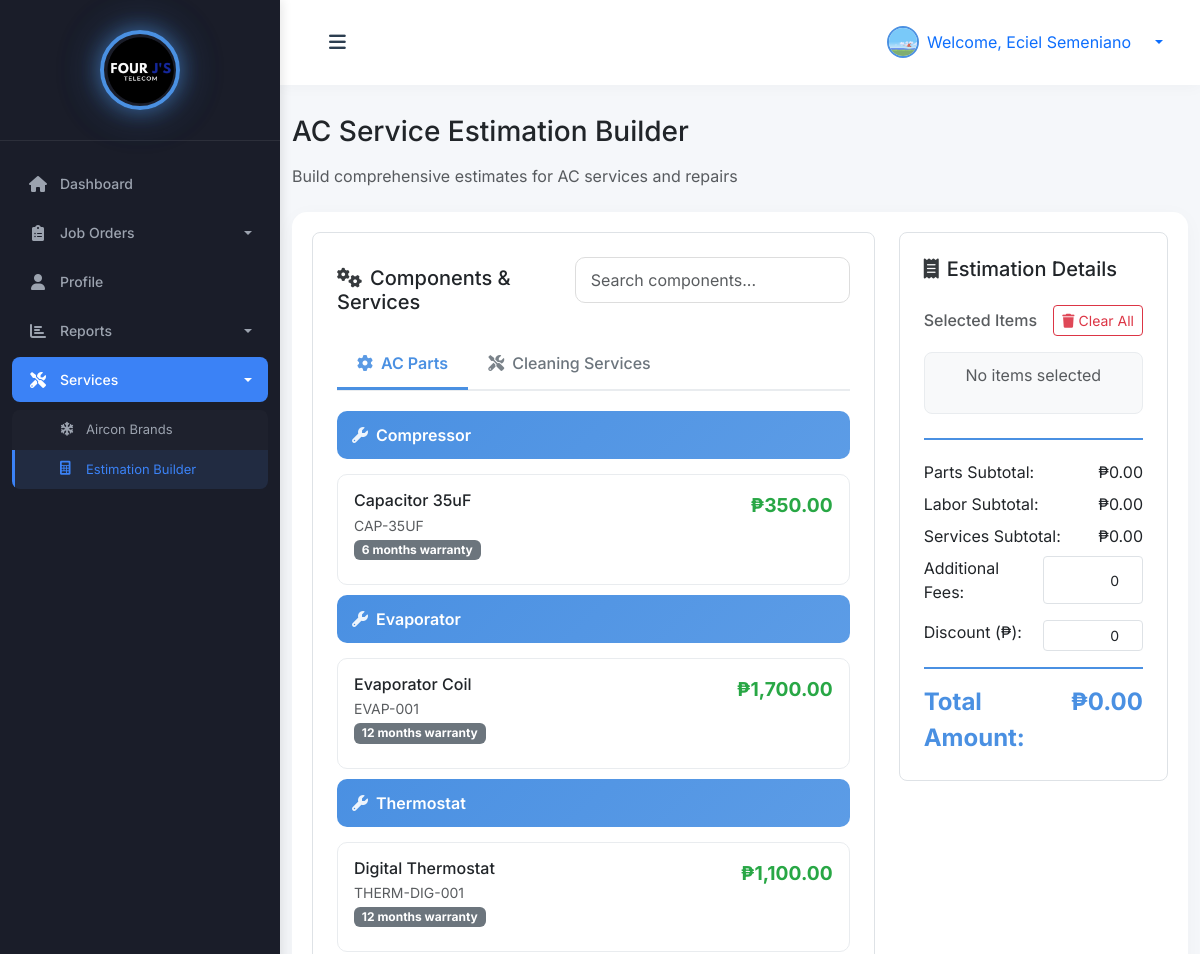
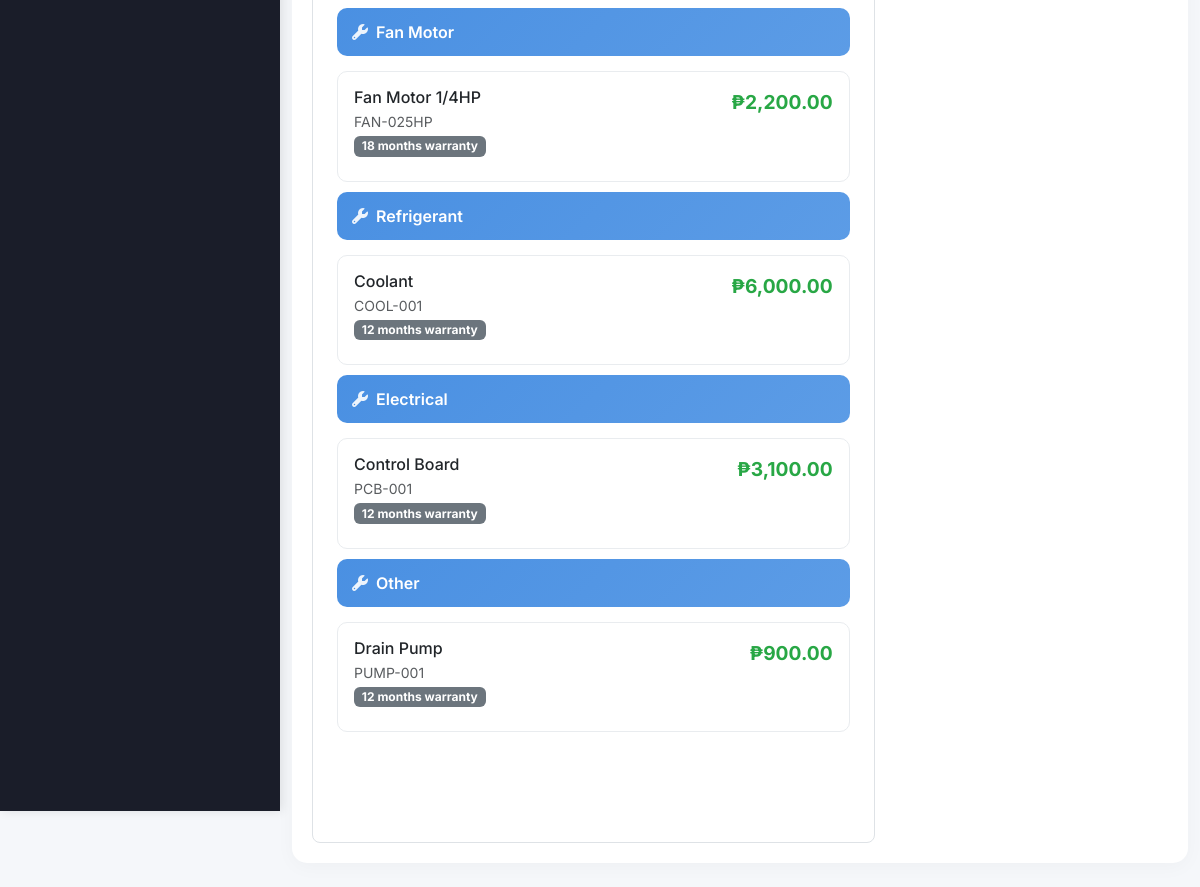
Screenshot of /technician/estimation_builder.php (signed in) with the database file from the repository (2 pictures, top to bottom).
### tables this page shows
CREATE TABLE `technicians` (
  `id` int(11) NOT NULL,
  `username` varchar(50) NOT NULL,
  `password` varchar(255) NOT NULL,
  `name` varchar(100) NOT NULL,
  `email` varchar(100) DEFAULT NULL,
  `phone` varchar(20) NOT NULL,
  `profile_picture` varchar(255) DEFAULT NULL,
  `created_at` timestamp NOT NULL DEFAULT current_timestamp(),
  `updated_at` timestamp NOT NULL DEFAULT current_timestamp() ON UPDATE current_timestamp()
);

CREATE TABLE `ac_parts` (
  `id` int(11) NOT NULL,
  `part_name` varchar(255) NOT NULL,
  `part_code` varchar(100) DEFAULT NULL,
  `part_category` enum('compressor','condenser','evaporator','filter','capacitor','thermostat','fan_motor','refrigerant','electrical','other') NOT NULL,
  `compatible_brands` text DEFAULT NULL,
  `unit_price` decimal(10,2) NOT NULL,
  `labor_cost` decimal(10,2) DEFAULT 0.00,
  `warranty_months` int(11) DEFAULT 12,
  `created_at` timestamp NOT NULL DEFAULT current_timestamp(),
  `updated_at` timestamp NOT NULL DEFAULT current_timestamp() ON UPDATE current_timestamp(),
  `category_id` int(11) DEFAULT NULL
);

### technician/estimation_builder.php (the view, shortened to what this page needs)
<?php
try {
    $pdo = new PDO("mysql:host=" . DB_HOST . ";dbname=" . DB_NAME, DB_USER, DB_PASS);
    $pdo->setAttribute(PDO::ATTR_ERRMODE, PDO::ERRMODE_EXCEPTION);
    $stmt = $pdo->prepare("SELECT name, profile_picture FROM technicians WHERE id = ?");
    $stmt->execute([$_SESSION['user_id']]);
    $technician = $stmt->fetch(PDO::FETCH_ASSOC);
    $stmt = $pdo->prepare("SELECT * FROM ac_parts ORDER BY part_category, part_name");
    $stmt->execute();
    $allParts = $stmt->fetchAll(PDO::FETCH_ASSOC);
    $partsByCategory = [];
    foreach ($allParts as $part) {
        $partsByCategory[$part['part_category']][] = $part;
    }
} catch (PDOException $e) {
    die("Database error: " . $e->getMessage());
}
require_once 'includes/header.php';
?>
<body>
    <div class="wrapper">
        <?php require_once 'includes/sidebar.php'; ?>
        <div id="content">
            <nav class="navbar navbar-expand-lg navbar-light bg-white">
                <div class="container-fluid">
                    <button type="button" id="sidebarCollapse" class="btn">
                        <i class="fas fa-bars"></i>
                    </button>
                    <div class="ms-auto d-flex align-items-center">
                        <div class="dropdown">
                            <a class="d-flex align-items-center text-decoration-none dropdown-toggle" href="#" id="userDropdown" role="button" data-bs-toggle="dropdown">
                                <img src="<?= !empty($technician['profile_picture']) ? '../' . htmlspecialchars($technician['profile_picture']) : 'https://ui-avatars.com/api/?name=' . urlencode($technician['name'] ?: 'Technician') . '&background=1a237e&color=fff' ?>"
                                     alt="Technician"
                                     class="rounded-circle me-2"
                                     width="32"
                                     height="32"
                                     style="object-fit: cover; border: 2px solid #4A90E2;">
                                <span class="me-3">Welcome, <?= htmlspecialchars($technician['name'] ?: 'Technician') ?></span>
                            </a>
                        </div>
                    </div>
                </div>
            </nav>
            <div class="container mt-4">
                <h3 class="mb-3">AC Service Estimation Builder</h3>
                <p class="text-muted mb-4">Build comprehensive estimates for AC services and repairs</p>
                <div class="card mb-4">
                    <div class="card-body">
                        <div class="row">
                            <div class="col-lg-8">
                                <div class="components-panel p-4">
                            <div class="d-flex justify-content-between align-items-center mb-3">
                                <h5 class="mb-0"><i class="fas fa-cogs me-2"></i>Components & Services</h5>
                                <input type="text" class="form-control search-box" style="width: 300px;" placeholder="Search components..." id="searchBox">
                            </div>
                            <ul class="nav nav-tabs" id="componentTabs" role="tablist">
                                <li class="nav-item" role="presentation">
                                    <button class="nav-link active" id="parts-tab" data-bs-toggle="tab" data-bs-target="#parts" type="button" role="tab">
                                        <i class="fas fa-cog me-2"></i>AC Parts
                                    </button>
                                </li>
                                <li class="nav-item" role="presentation">
                                    <button class="nav-link" id="services-tab" data-bs-toggle="tab" data-bs-target="#services" type="button" role="tab">
                                        <i class="fas fa-tools me-2"></i>Cleaning Services
                                    </button>
                                </li>
                            </ul>
                            <div class="tab-content" id="componentTabContent">
                                <div class="tab-pane fade show active" id="parts" role="tabpanel">
                                    <?php foreach ($partsByCategory as $category => $parts): ?>
                                        <div class="category-header">
                                            <i class="fas fa-wrench me-2"></i><?= ucwords(str_replace('_', ' ', $category)) ?>
                                        </div>
                                        <?php foreach ($parts as $part): ?>
                                            <div class="component-card p-3" data-part='<?= json_encode($part) ?>' onclick="addPart(JSON.parse(this.dataset.part))">
                                                <div class="d-flex justify-content-between align-items-start">
                                                    <div class="flex-grow-1">
                                                        <h6 class="mb-1"><?= htmlspecialchars($part['part_name']) ?></h6>
                                                        <p class="text-muted mb-1 small"><?= htmlspecialchars($part['part_code']) ?></p>
                                                        <div class="d-flex gap-2 mb-2">
                                            <span class="badge bg-secondary"><?= $part['warranty_months'] ?> months warranty</span>
                                        </div>
                                                    </div>
                                                    <div class="text-end">
                                                        <div class="price-display">₱<?= number_format($part['unit_price'] + $part['labor_cost'], 2) ?></div>
                                                    </div>
                                                </div>
                                            </div>
                                        <?php endforeach; ?>
                                    <?php endforeach; ?>
                                </div>
                            </div>
                        </div>
                    </div>
                    <div class="col-lg-4">
                        <div class="estimation-panel-wrapper">
                            <div class="estimation-panel p-4">
                                <h5 class="mb-4"><i class="fas fa-receipt me-2"></i>Estimation Details</h5>
                                <div class="mb-4">
                                    <div class="d-flex justify-content-between align-items-center mb-3">
                                        <h6 class="text-muted mb-0">Selected Items</h6>
                                        <button type="button" class="btn btn-outline-danger btn-sm" onclick="clearEstimation()">
                                            <i class="fas fa-trash me-1"></i>Clear All
                                        </button>
                                    </div>
                                    <div class="selected-items-wrapper">
                                        <div id="selectedItems">
                                            <p class="text-muted text-center">No items selected</p>
                                        </div>
                                    </div>
                                </div>
                            <div class="estimation-summary">
                                <div class="d-flex justify-content-between mb-2">
                                    <span>Parts Subtotal:</span>
                                    <span id="partsSubtotal">₱0.00</span>
                                </div>
                                <div class="d-flex justify-content-between mb-2">
                                    <span>Labor Subtotal:</span>
                                    <span id="laborSubtotal">₱0.00</span>
                                </div>
                                <div class="d-flex justify-content-between mb-2">
                                    <span>Services Subtotal:</span>
                                    <span id="servicesSubtotal">₱0.00</span>
                                </div>
                                <div class="d-flex justify-content-between mb-3">
                                    <span>Additional Fees:</span>
                                    <input type="number" class="form-control form-control-sm" id="additionalFees" value="0" style="width: 100px; text-align: right;" oninput="updateTotal()">
                                </div>
                                <div class="d-flex justify-content-between mb-3">
                                    <span>Discount (₱):</span>
                                    <input type="number" class="form-control form-control-sm" id="discountAmount" value="0" min="0" style="width: 100px; text-align: right;" oninput="updateTotal()">
                                </div>
                                <div class="total-price d-flex justify-content-between">
                                    <span>Total Amount:</span>
                                    <span id="totalAmount">₱0.00</span>
                                </div>
                            </div>
                        </div>
                    </div>
                </div>
                        </div>
                    </div>
                </div>
            </div>
        </div>
    </div>
</body>
</html>

### css/style.css (style rules this page uses)
:root { --primary-blue: #4A90E2; --secondary-blue: #5C9CE6; --light-blue: #E8F1FC; --hover-blue: #357ABD; --text-blue: #2C3E50; --success: #2ECC71; --warning: #F1C40F; --danger: #E74C3C; --info: #3498DB; --pastel-purple: #B39DDB; --pastel-pink: #F8BBD0; --pastel-green: #A5D6A7; --pastel-orange: #FFCC80; --card-1: #4A90E2; --card-2: #2ECC71; --card-3: #F1C40F; --card-4: #E74C3C; --sidebar-bg: #2C3E50; --sidebar-header: #1A252F; --sidebar-hover: #34495E; --sidebar-active: #3498DB; }
body { font-family: 'Inter', -apple-system, BlinkMacSystemFont, 'Segoe UI', Roboto, sans-serif; background: #F5F7FA; }
.dropdown-toggle::after { margin-left: 8px; }
.wrapper { display: flex; width: 100%; align-items: stretch; }
#content { margin-left: 280px; min-height: 100vh; transition: all 0.3s ease; background: #F5F7FA; padding: 0; width: calc(100% - 280px); }
@media (min-width: 769px) { #content { margin-left: 280px; width: calc(100% - 280px); } }
@media (min-width: 769px) { #sidebarCollapse { display: block !important; } }
.card { border-radius: 15px; box-shadow: 0 4px 20px rgba(0, 0, 0, 0.03); margin-bottom: 25px; border: none; transition: transform 0.3s ease, box-shadow 0.3s ease; }
.card-body { padding: 1.75rem; }
.card i { opacity: 0.9; transition: transform 0.3s ease; }
.navbar { padding: 20px 25px; background: #fff; border: none; border-radius: 0; margin-bottom: 30px; box-shadow: 0 2px 15px rgba(0, 0, 0, 0.03); }
#sidebarCollapse { background: transparent; border: none; color: var(--text-blue); font-size: 1.2rem; padding: 8px 12px; border-radius: 8px; transition: all 0.3s; }

### technician/includes/header.php (style rules this page uses)
.card { height: 100%; margin-bottom: 1rem; }
.card-body { padding: 1.25rem; }
#userDropdown { transition: all 0.2s ease; }
#userDropdown img { border: 2px solid #4A90E2; transition: all 0.2s ease; }

### technician/estimation_builder.php (style rules this page uses)
.components-panel { background: white; border-radius: 8px; border: 1px solid #dee2e6; height: calc(100vh - 200px); overflow-y: auto; }
.estimation-panel-wrapper { position: sticky; top: 20px; height: fit-content; max-height: calc(100vh - 200px); }
.estimation-panel { background: white; border-radius: 8px; border: 1px solid #dee2e6; overflow-y: auto; max-height: calc(100vh - 200px); }
.selected-items-wrapper { max-height: 300px; overflow-y: auto; border: 1px solid #e9ecef; border-radius: 8px; padding: 10px; background-color: #f8f9fa; }
.component-card { border: 1px solid #e9ecef; border-radius: 10px; margin-bottom: 10px; transition: all 0.3s ease; cursor: pointer; }
.category-header { background: linear-gradient(135deg, #4A90E2, #5C9CE6); color: white; padding: 12px 15px; border-radius: 10px; margin-bottom: 15px; font-weight: 600; }
.estimation-summary { border-top: 2px solid #4A90E2; padding-top: 20px; margin-top: 20px; }
.price-display { font-size: 1.2em; font-weight: bold; color: #28a745; }
.total-price { font-size: 1.5em; font-weight: bold; color: #4A90E2; border-top: 2px solid #4A90E2; padding-top: 15px; margin-top: 15px; }
.search-box { border-radius: 10px; border: 1px solid #ddd; padding: 10px 15px; margin-bottom: 20px; }
.tab-content { padding: 0; }
.nav-tabs { border-bottom: 2px solid #e9ecef; margin-bottom: 20px; }
.nav-tabs .nav-link { border: none; color: #6c757d; font-weight: 500; padding: 12px 20px; }
.nav-tabs .nav-link.active { background-color: transparent; border-bottom: 3px solid #4A90E2; color: #4A90E2; font-weight: 600; }

### rows the page displays
technicians: profile_picture (picture), name "Eciel Semeniano"
ac_parts: part_name "Capacitor 35uF", part_code "CAP-35UF", warranty_months "6", $part['unit_price'] + $part['labor_cost'] "350.00"
ac_parts: part_name "Evaporator Coil", part_code "EVAP-001", warranty_months "12", $part['unit_price'] + $part['labor_cost'] "1,700.00"
ac_parts: part_name "Digital Thermostat", part_code "THERM-DIG-001", warranty_months "12", $part['unit_price'] + $part['labor_cost'] "1,100.00"
ac_parts: part_name "Fan Motor 1/4HP", part_code "FAN-025HP", warranty_months "18", $part['unit_price'] + $part['labor_cost'] "2,200.00"
ac_parts: part_name "Coolant", part_code "COOL-001", warranty_months "12", $part['unit_price'] + $part['labor_cost'] "6,000.00"
ac_parts: part_name "Control Board", part_code "PCB-001", warranty_months "12", $part['unit_price'] + $part['labor_cost'] "3,100.00"
ac_parts: part_name "Drain Pump", part_code "PUMP-001", warranty_months "12", $part['unit_price'] + $part['labor_cost'] "900.00"

### other values shown
str_replace('_', ' ', $category) "Compressor"
str_replace('_', ' ', $category) "Evaporator"
str_replace('_', ' ', $category) "Thermostat"
str_replace('_', ' ', $category) "Fan Motor"
str_replace('_', ' ', $category) "Refrigerant"
str_replace('_', ' ', $category) "Electrical"
str_replace('_', ' ', $category) "Other"
